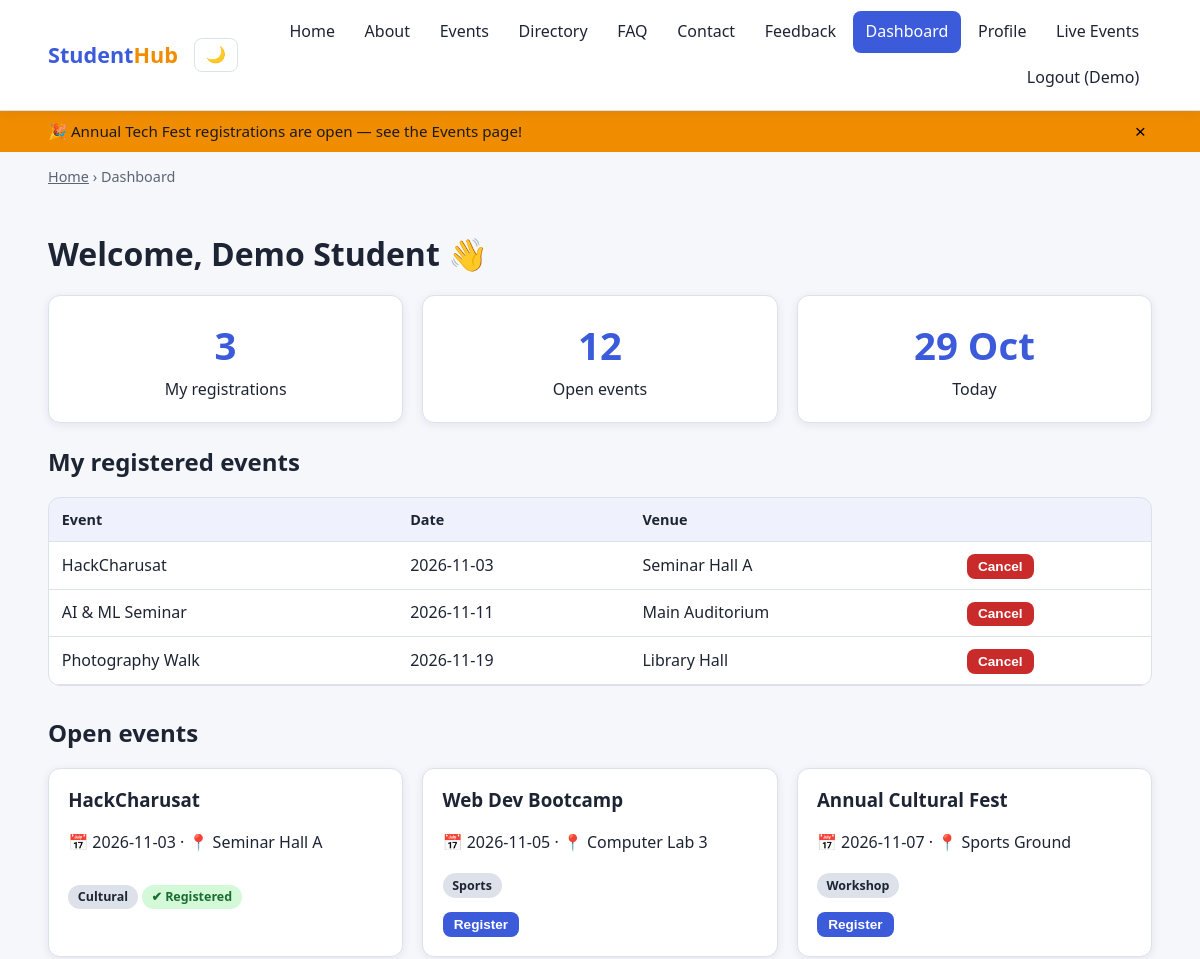
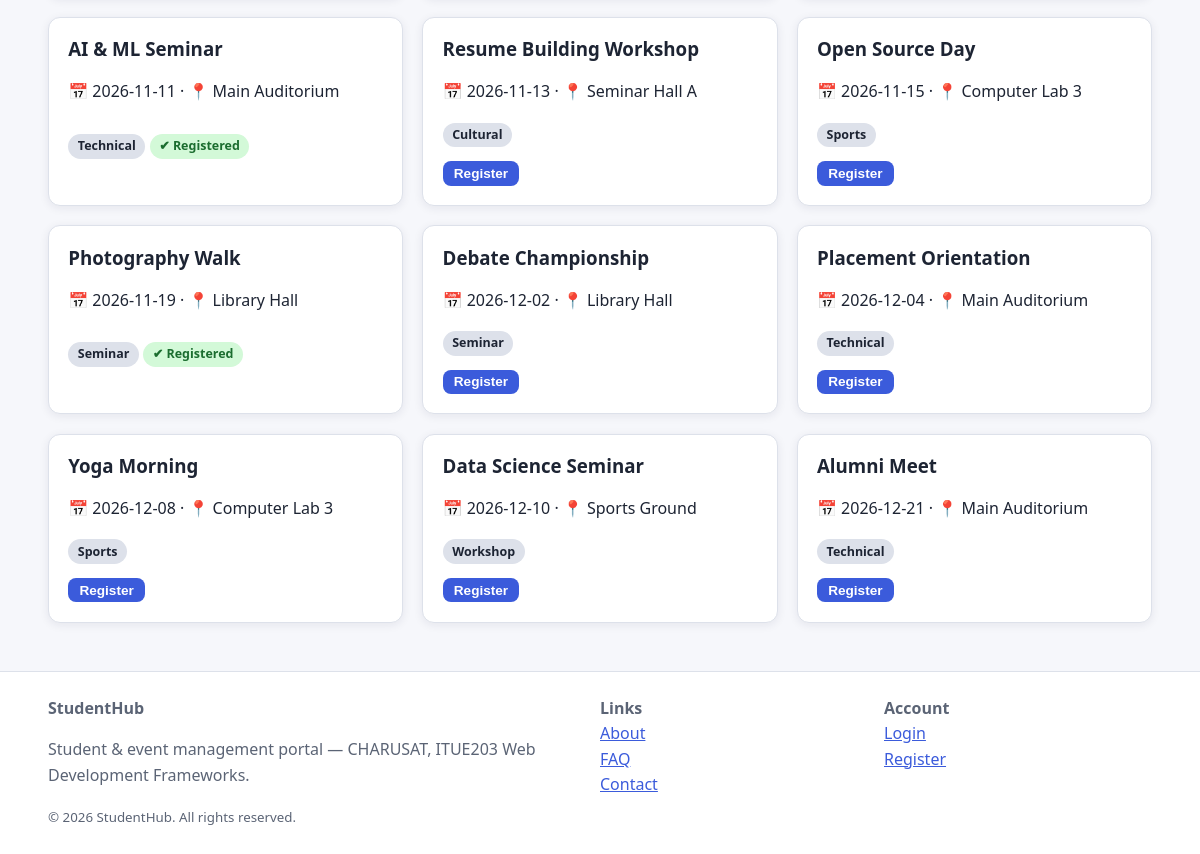
The app's page /dashboard.php (signed in) with its own data (2 pictures, top to bottom).
### tables this page shows
CREATE TABLE registrations (
  id INT UNSIGNED AUTO_INCREMENT PRIMARY KEY,
  student_id INT UNSIGNED NOT NULL,
  event_id INT UNSIGNED NOT NULL,
  registered_at TIMESTAMP DEFAULT CURRENT_TIMESTAMP,
  UNIQUE KEY uq_reg (student_id, event_id),
  FOREIGN KEY (student_id) REFERENCES students(id) ON DELETE CASCADE,
  FOREIGN KEY (event_id) REFERENCES events(id) ON DELETE CASCADE
);

CREATE TABLE events (
  id INT UNSIGNED AUTO_INCREMENT PRIMARY KEY,
  title VARCHAR(120) NOT NULL,
  description TEXT,
  category VARCHAR(40) NOT NULL DEFAULT 'General',
  event_date DATE NOT NULL,
  venue VARCHAR(120) NOT NULL,
  status ENUM('open','closed') NOT NULL DEFAULT 'open',
  poster VARCHAR(255) NULL,
  created_by INT UNSIGNED NULL,
  created_at TIMESTAMP DEFAULT CURRENT_TIMESTAMP,
  FOREIGN KEY (created_by) REFERENCES users(id) ON DELETE SET NULL
);

### includes/functions.php (called while the page is built, shortened)
<?php
function e($v): string { return htmlspecialchars((string)$v, ENT_QUOTES, 'UTF-8'); }
function current_user(): ?array { return $_SESSION['user'] ?? null; }

### dashboard.php (the view, shortened to what this page needs)
<?php
$pageTitle = 'Dashboard'; require_once 'includes/functions.php'; require_once 'includes/db.php';
$uid = current_user()['id'];
$st = $pdo->prepare('SELECT id FROM students WHERE user_id=?'); $st->execute([$uid]); $sid = $st->fetchColumn();
$my = []; if ($sid) { $q = $pdo->prepare('SELECT e.*, r.registered_at FROM registrations r JOIN events e ON e.id=r.event_id WHERE r.student_id=? ORDER BY e.event_date'); $q->execute([$sid]); $my = $q->fetchAll(); }
$open = $pdo->query("SELECT * FROM events WHERE status='open' AND event_date >= CURDATE() ORDER BY event_date LIMIT 12")->fetchAll();
$myIds = array_column($my, 'id');
require 'includes/header.php'; ?>
<h1>Welcome, <?= e(current_user()['name']) ?> 👋</h1>
<div class="grid cols-3" style="margin-bottom:1.5rem">
  <div class="card stat"><div class="num"><?= count($my) ?></div>My registrations</div>
  <div class="card stat"><div class="num"><?= count($open) ?></div>Open events</div>
  <div class="card stat"><div class="num"><?= e(date('d M')) ?></div>Today</div>
</div>
<h2>My registered events</h2>
<?php if (!$my): ?><p class="hint">You haven't registered for any events yet.</p><?php else: ?>
<div class="table-wrap"><table><thead><tr><th>Event</th><th>Date</th><th>Venue</th><th></th></tr></thead><tbody>
<?php foreach ($my as $r): ?><tr><td><?= e($r['title']) ?></td><td><?= e($r['event_date']) ?></td><td><?= e($r['venue']) ?></td>
<td><form method="post"><button class="btn danger small" data-confirm="Cancel this registration?">Cancel</button></form></td></tr><?php endforeach; ?>
</tbody></table></div><?php endif; ?>
<h2 style="margin-top:2rem">Open events</h2>
<div class="grid cols-3">
<?php foreach ($open as $ev): ?><article class="card">
  <h3><?= e($ev['title']) ?></h3><p>📅 <?= e($ev['event_date']) ?> · 📍 <?= e($ev['venue']) ?></p><span class="badge"><?= e($ev['category']) ?></span>
  <?php if (!in_array($ev['id'], $myIds)): ?><form method="post" style="margin-top:.8rem"><button class="btn small">Register</button></form>
  <?php else: ?><p class="badge active" style="margin-top:.8rem">✔ Registered</p><?php endif; ?></article>
<?php endforeach; ?></div>
<?php require 'includes/footer.php'; ?>

### assets/css/style.css (style rules this page uses)
:root { --bg: #f6f7fb; --surface: #ffffff; --text: #1d2433; --muted: #5b6475; --primary: #3b5bdb; --primary-dark: #2f49b0; --accent: #f08c00; --danger: #c92a2a; --success: #2b8a3e; --border: #dde1ea; --radius: 12px; --shadow: 0 2px 10px rgba(20, 30, 60, .08); }
* { box-sizing: border-box; }
html { scroll-behavior: smooth; }
body { margin: 0; font-family: "Segoe UI", system-ui, -apple-system, Roboto, sans-serif; background: var(--bg); color: var(--text); line-height: 1.6; transition: background .25s, color .25s; }
h1, h2, h3 { line-height: 1.25; }
.grid { display: grid; gap: 1.2rem; grid-template-columns: 1fr; }
@media (min-width: 600px) { .grid.cols-2, .grid.cols-3, .grid.cols-4 { grid-template-columns: repeat(2, 1fr); } }
@media (min-width: 1000px) { .grid.cols-3 { grid-template-columns: repeat(3, 1fr); } }
.card { background: var(--surface); border: 1px solid var(--border); border-radius: var(--radius); padding: 1.2rem; box-shadow: var(--shadow); transition: transform .2s, box-shadow .2s; }
.card h3 { margin-top: 0; }
.stat { text-align: center; }
.stat .num { font-size: 2.4rem; font-weight: 800; color: var(--primary); }
.badge { display: inline-block; padding: .15rem .6rem; border-radius: 99px; font-size: .78rem; font-weight: 600; background: var(--border); color: var(--text); }
.badge.open, .badge.active { background: #d3f9d8; color: #1b6d2f; }
.btn { display: inline-block; background: var(--primary); color: #fff; border: 0; padding: .6rem 1.2rem; border-radius: 8px; font-size: 1rem; font-weight: 600; cursor: pointer; text-decoration: none; transition: background .2s, transform .15s; }
.btn.danger { background: var(--danger); }
.btn.small { padding: .3rem .7rem; font-size: .85rem; }
.table-wrap { overflow-x: auto; background: var(--surface); border: 1px solid var(--border); border-radius: var(--radius); }
table { width: 100%; border-collapse: collapse; min-width: 640px; }
th, td { padding: .65rem .8rem; text-align: left; border-bottom: 1px solid var(--border); }
th { background: rgba(59,91,219,.08); font-size: .9rem; }

### records on screen
registrations: event.title "HackCharusat", event.event_date "2026-11-03", event.venue "Seminar Hall A"
registrations: event.title "AI & ML Seminar", event.event_date "2026-11-11", event.venue "Main Auditorium"
registrations: event.title "Photography Walk", event.event_date "2026-11-19", event.venue "Library Hall"
events: title "HackCharusat", event_date "2026-11-03", venue "Seminar Hall A", category "Cultural", shows "✔ Registered"
events: title "Web Dev Bootcamp", event_date "2026-11-05", venue "Computer Lab 3", category "Sports"
events: title "Annual Cultural Fest", event_date "2026-11-07", venue "Sports Ground", category "Workshop"
events: title "AI & ML Seminar", event_date "2026-11-11", venue "Main Auditorium", category "Technical", shows "✔ Registered"
events: title "Resume Building Workshop", event_date "2026-11-13", venue "Seminar Hall A", category "Cultural"
events: title "Open Source Day", event_date "2026-11-15", venue "Computer Lab 3", category "Sports"
events: title "Photography Walk", event_date "2026-11-19", venue "Library Hall", category "Seminar", shows "✔ Registered"
events: title "Debate Championship", event_date "2026-12-02", venue "Library Hall", category "Seminar"
events: title "Placement Orientation", event_date "2026-12-04", venue "Main Auditorium", category "Technical"
events: title "Yoga Morning", event_date "2026-12-08", venue "Computer Lab 3", category "Sports"
events: title "Data Science Seminar", event_date "2026-12-10", venue "Sports Ground", category "Workshop"
events: title "Alumni Meet", event_date "2026-12-21", venue "Main Auditorium", category "Technical"

### other values on screen
$label "Home"
$label "About"
$label "Events"
$label "Directory"
$label "FAQ"
$label "Contact"
$label "Feedback"
$label "Dashboard"
$label "Profile"
$label "Live Events"
explode(' ', $user['name'])[0] "Demo"
$pageTitle "Dashboard"
current_user()['name'] "Demo Student"
count($my) "3"
count($open) "12"
